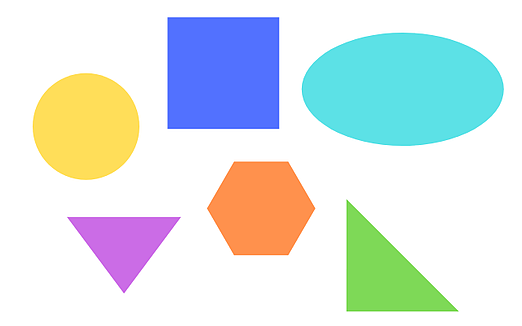
#> input picture Resources/shapes.png, 522 x 326 px
$ python chapter7.py
#> lines starting #> are read from the running program, lines starting #| are printed output that depends on the picture; after the words box and inside, x2 and y2 are one past the last pixel; in counts of white or black regions, pixels touching at a corner belong together
import cv2
import numpy as np

def stackImages(imgArray,scale,lables=[]):
    sizeW= imgArray[0][0].shape[1]
    sizeH = imgArray[0][0].shape[0]
    rows = len(imgArray)
    cols = len(imgArray[0])
    rowsAvailable = isinstance(imgArray[0], list)
    width = imgArray[0][0].shape[1]
    height = imgArray[0][0].shape[0]
    if rowsAvailable:
        for x in range ( 0, rows):
            for y in range(0, cols):
                imgArray[x][y] = cv2.resize(imgArray[x][y], (sizeW, sizeH), None, scale, scale)
                if len(imgArray[x][y].shape) == 2: imgArray[x][y]= cv2.cvtColor( imgArray[x][y], cv2.COLOR_GRAY2BGR)
        imageBlank = np.zeros((height, width, 3), np.uint8)
        hor = [imageBlank]*rows
        hor_con = [imageBlank]*rows
        for x in range(0, rows):
            hor[x] = np.hstack(imgArray[x])
            hor_con[x] = np.concatenate(imgArray[x])
        ver = np.vstack(hor)
        ver_con = np.concatenate(hor)
    else:
        for x in range(0, rows):
            imgArray[x] = cv2.resize(imgArray[x], (sizeW, sizeH), None, scale, scale)
            if len(imgArray[x].shape) == 2: imgArray[x] = cv2.cvtColor(imgArray[x], cv2.COLOR_GRAY2BGR)
        hor= np.hstack(imgArray)
        hor_con= np.concatenate(imgArray)
        ver = hor
    if len(lables) != 0:
        eachImgWidth= int(ver.shape[1] / cols)
        eachImgHeight = int(ver.shape[0] / rows)
        print(eachImgHeight)
        for d in range(0, rows):
            for c in range (0,cols):
                cv2.rectangle(ver,(c*eachImgWidth,eachImgHeight*d),(c*eachImgWidth+len(lables[d][c])*13+27,30+eachImgHeight*d),(255,255,255),cv2.FILLED)
                cv2.putText(ver,lables[d][c],(eachImgWidth*c+10,eachImgHeight*d+20),cv2.FONT_HERSHEY_COMPLEX,0.7,(255,0,255),2)
    return ver

def getContours(img):
    contours, hierarchy = cv2.findContours(img, cv2.RETR_EXTERNAL, cv2.CHAIN_APPROX_NONE)
    for cnt in contours:
        area = cv2.contourArea(cnt)
        print(area)
        if area > 30:
            cv2.drawContours(imgContour, cnt, -1, (255, 0, 0), 2)
            peri = cv2.arcLength(cnt, True) #Closed shape=true
            #print(peri)
            approx = cv2.approxPolyDP(cnt, 0.02*peri, True) #Closed shape=true --> Check Corners
            print(len(approx))
            objCor = len(approx)
            x, y, w, h = cv2.boundingRect(approx)

            if objCor == 3:
                objType = "Triangle"
            elif objCor == 4:
                aspRatio = w/float(h)
                if aspRatio > 0.95 and aspRatio <1.05:
                    objType = "Square"
                else:
                    objType = "Rectangle"
            elif objCor > 7:
                objType = "Circle"
            else:
                objType = "No"

            cv2.rectangle(imgContour, (x, y), (x+w, y+h), (0, 255, 0), 2)
            cv2.putText(imgContour, objType,
                        (x+(w//2)-10, y+(h//2)-10), cv2.FONT_HERSHEY_COMPLEX, 0.7,
            (0, 0, 0), 1)


img = cv2.imread("Resources/shapes.png")
#> img is the input picture: shape (326, 522, 3); mean B, G, R 228.6, 229.4, 218.8
print(img.shape)
#| (326, 522, 3)
img = cv2.resize(img, (200, 250))
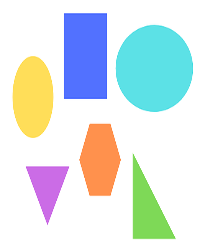
#> img: shape (250, 200, 3); mean B, G, R 228.6, 229.3, 218.7
imgContour = img.copy()

imgGray = cv2.cvtColor(img, cv2.COLOR_BGR2GRAY)
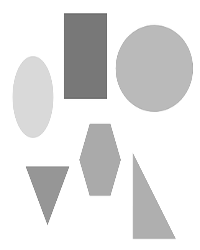
#> imgGray: shape (250, 200); min 101, max 255, mean 226.1
imgBlur = cv2.GaussianBlur(imgGray, (7, 7), 1)
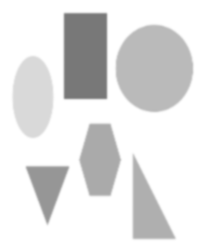
#> imgBlur: shape (250, 200); min 119, max 255, mean 226.1
imgCanny = cv2.Canny(imgBlur, 50, 50)
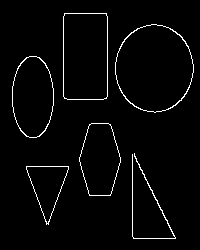
#> imgCanny: shape (250, 200); 2.7% white in thin lines or dots, all inside (x1, y1, x2, y2) = (12, 13, 194, 239)
getContours(imgCanny)
#> in getContours, `contours, hierarchy = cv2.findContours(img, cv2.RETR_EXTERNAL, cv2.CHA..`: contours = 6 contours; box (x1, y1, x2, y2) and area: (115, 24, 194, 113) 5327, (63, 13, 108, 100) 3769, (12, 56, 54, 138) 2656, (79, 123, 121, 196) 2249, (26, 166, 69, 225) 1287, (132, 153, 176, 239) 39
#> the loop in getContours, `for cnt in contours:` made 6 passes
#> (area, peri, approx, objCor, x, y, w, h) on pass 6: (3769, 256.5, [[64, 13], [63, 96], [106, 98], [106, 13]], 4, 63, 13, 44, 86)
#> (area, peri, approx, objCor, x, y, w, h) on pass 1: (1287, 177.4, [[26, 166], [48, 224], [68, 166]], 3, 26, 166, 43, 59)
#| 1287.0
#| 3
#| 39.0
#| 6
#| 2249.0
#| 6
#| 2656.0
#| 8
#| 5327.0
#| 8
#> (further printed lines are left out)
#> after the loop in getContours, `for cnt in contours:`:
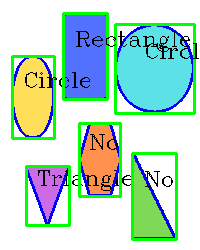
#> imgContour: shape (250, 200, 3); 15.41% of pixels changed, all inside (x1, y1, x2, y2) = (11, 12, 199, 241)

imgStack = stackImages(([img, imgGray, imgBlur], [img, imgCanny, imgContour]), 0.9)
#> after the loop in stackImages, `for x in range(0, rows):`: hor = 2 items
#> in stackImages, `ver = np.vstack(hor)`:
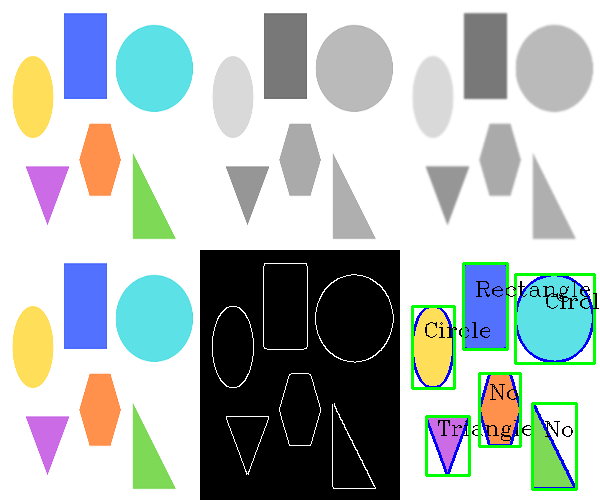
#> ver: shape (500, 600, 3); mean of channels 0, 1, 2 186.6, 189.2, 180.2; drawn as B, G, R

cv2.imshow("Original", img)
cv2.imshow("All", imgStack)
cv2.waitKey(0)
